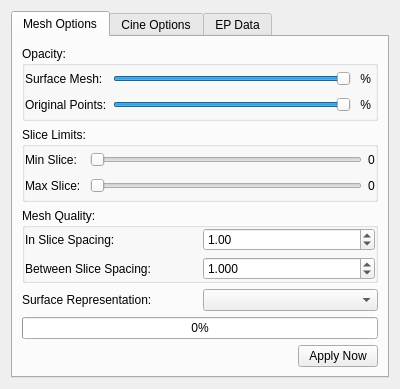
<?xml version="1.0" encoding="UTF-8"?>
<ui version="4.0">
 <class>EPOptions</class>
 <widget class="QWidget" name="EPOptions">
  <property name="geometry">
   <rect>
    <x>0</x>
    <y>0</y>
    <width>400</width>
    <height>389</height>
   </rect>
  </property>
  <property name="windowTitle">
   <string>Form</string>
  </property>
  <layout class="QVBoxLayout" name="verticalLayout">
   <item>
    <widget class="QTabWidget" name="epTabs">
     <property name="currentIndex">
      <number>0</number>
     </property>
     <widget class="QWidget" name="tab">
      <attribute name="title">
       <string>Mesh Options</string>
      </attribute>
      <layout class="QVBoxLayout" name="verticalLayout_3">
       <item>
        <widget class="QGroupBox" name="groupBox">
         <property name="title">
          <string>Opacity:</string>
         </property>
         <layout class="QGridLayout" name="gridLayout">
          <property name="margin">
           <number>0</number>
          </property>
          <item row="0" column="2">
           <widget class="QLabel" name="surfaceOpacityLabel">
            <property name="text">
             <string> % </string>
            </property>
           </widget>
          </item>
          <item row="3" column="2">
           <widget class="QLabel" name="pointsOpacityLabel">
            <property name="text">
             <string> % </string>
            </property>
           </widget>
          </item>
          <item row="0" column="1">
           <widget class="QSlider" name="surfaceOpacitySlider">
            <property name="maximum">
             <number>100</number>
            </property>
            <property name="value">
             <number>100</number>
            </property>
            <property name="orientation">
             <enum>Qt::Horizontal</enum>
            </property>
           </widget>
          </item>
          <item row="0" column="0">
           <widget class="QLabel" name="label">
            <property name="text">
             <string>Surface Mesh:</string>
            </property>
           </widget>
          </item>
          <item row="3" column="1">
           <widget class="QSlider" name="pointsOpacitySlider">
            <property name="maximum">
             <number>100</number>
            </property>
            <property name="value">
             <number>100</number>
            </property>
            <property name="orientation">
             <enum>Qt::Horizontal</enum>
            </property>
           </widget>
          </item>
          <item row="3" column="0">
           <widget class="QLabel" name="label_2">
            <property name="text">
             <string>Original Points:</string>
            </property>
           </widget>
          </item>
         </layout>
        </widget>
       </item>
       <item>
        <widget class="QGroupBox" name="sliceLimitsGroupBox">
         <property name="title">
          <string>Slice Limits:</string>
         </property>
         <layout class="QGridLayout" name="gridLayout_2">
          <property name="margin">
           <number>0</number>
          </property>
          <item row="0" column="0">
           <widget class="QLabel" name="label_4">
            <property name="text">
             <string>Min Slice:</string>
            </property>
           </widget>
          </item>
          <item row="0" column="1">
           <widget class="QSlider" name="minSliceSlider">
            <property name="orientation">
             <enum>Qt::Horizontal</enum>
            </property>
           </widget>
          </item>
          <item row="1" column="0">
           <widget class="QLabel" name="label_5">
            <property name="text">
             <string>Max Slice: </string>
            </property>
           </widget>
          </item>
          <item row="1" column="1">
           <widget class="QSlider" name="maxSliceSlider">
            <property name="orientation">
             <enum>Qt::Horizontal</enum>
            </property>
           </widget>
          </item>
          <item row="0" column="2">
           <widget class="QLabel" name="minSliceLabel">
            <property name="text">
             <string>0</string>
            </property>
           </widget>
          </item>
          <item row="1" column="2">
           <widget class="QLabel" name="maxSliceLabel">
            <property name="text">
             <string>0</string>
            </property>
           </widget>
          </item>
         </layout>
        </widget>
       </item>
       <item>
        <widget class="QGroupBox" name="groupBox_2">
         <property name="title">
          <string>Mesh Quality:</string>
         </property>
         <layout class="QGridLayout" name="gridLayout_3">
          <property name="margin">
           <number>0</number>
          </property>
          <item row="0" column="1">
           <widget class="QDoubleSpinBox" name="inSliceSpace">
            <property name="minimum">
             <double>0.500000000000000</double>
            </property>
            <property name="maximum">
             <double>5.000000000000000</double>
            </property>
            <property name="singleStep">
             <double>0.100000000000000</double>
            </property>
            <property name="value">
             <double>1.000000000000000</double>
            </property>
           </widget>
          </item>
          <item row="0" column="0">
           <widget class="QLabel" name="label_6">
            <property name="text">
             <string>In Slice Spacing:</string>
            </property>
           </widget>
          </item>
          <item row="1" column="1">
           <widget class="QDoubleSpinBox" name="betweenSliceSpace">
            <property name="decimals">
             <number>3</number>
            </property>
            <property name="minimum">
             <double>0.025000000000000</double>
            </property>
            <property name="maximum">
             <double>2.000000000000000</double>
            </property>
            <property name="singleStep">
             <double>0.025000000000000</double>
            </property>
            <property name="value">
             <double>1.000000000000000</double>
            </property>
           </widget>
          </item>
          <item row="1" column="0">
           <widget class="QLabel" name="label_7">
            <property name="text">
             <string>Between Slice Spacing:</string>
            </property>
           </widget>
          </item>
         </layout>
        </widget>
       </item>
       <item>
        <layout class="QHBoxLayout" name="horizontalLayout">
         <item>
          <widget class="QLabel" name="label_3">
           <property name="text">
            <string>Surface Representation:</string>
           </property>
          </widget>
         </item>
         <item>
          <widget class="QComboBox" name="repComboBox">
           <property name="currentIndex">
            <number>-1</number>
           </property>
          </widget>
         </item>
        </layout>
       </item>
       <item>
        <widget class="QProgressBar" name="applyProgressBar">
         <property name="value">
          <number>0</number>
         </property>
        </widget>
       </item>
       <item>
        <layout class="QHBoxLayout" name="horizontalLayout_2">
         <item>
          <spacer name="horizontalSpacer">
           <property name="orientation">
            <enum>Qt::Horizontal</enum>
           </property>
           <property name="sizeHint" stdset="0">
            <size>
             <width>40</width>
             <height>20</height>
            </size>
           </property>
          </spacer>
         </item>
         <item>
          <widget class="QPushButton" name="applyAllNow">
           <property name="text">
            <string>Apply Now</string>
           </property>
          </widget>
         </item>
        </layout>
       </item>
      </layout>
     </widget>
     <widget class="QWidget" name="tab_2">
      <attribute name="title">
       <string>Cine Options</string>
      </attribute>
      <layout class="QVBoxLayout" name="verticalLayout_2">
       <item>
        <spacer name="verticalSpacer">
         <property name="orientation">
          <enum>Qt::Vertical</enum>
         </property>
         <property name="sizeHint" stdset="0">
          <size>
           <width>20</width>
           <height>317</height>
          </size>
         </property>
        </spacer>
       </item>
      </layout>
     </widget>
     <widget class="QWidget" name="tab_3">
      <attribute name="title">
       <string>EP Data</string>
      </attribute>
     </widget>
    </widget>
   </item>
  </layout>
 </widget>
 <resources/>
 <connections/>
</ui>
